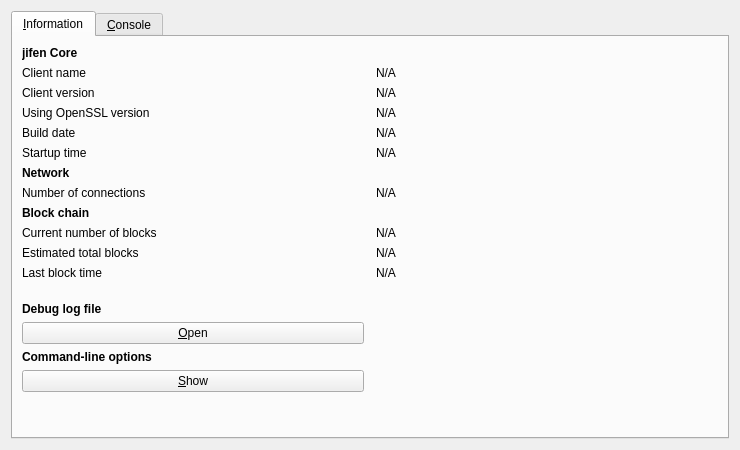
<?xml version="1.0" encoding="UTF-8"?>
<ui version="4.0">
 <class>RPCConsole</class>
 <widget class="QDialog" name="RPCConsole">
  <property name="geometry">
   <rect>
    <x>0</x>
    <y>0</y>
    <width>740</width>
    <height>450</height>
   </rect>
  </property>
  <property name="windowTitle">
   <string>jifen - Debug window</string>
  </property>
  <layout class="QVBoxLayout" name="verticalLayout_2">
   <item>
    <widget class="QTabWidget" name="tabWidget">
     <property name="currentIndex">
      <number>0</number>
     </property>
     <widget class="QWidget" name="tab_info">
      <attribute name="title">
       <string>&amp;Information</string>
      </attribute>
      <layout class="QGridLayout" name="gridLayout" columnstretch="0,0">
       <property name="horizontalSpacing">
        <number>12</number>
       </property>
       <item row="13" column="0">
        <widget class="QLabel" name="labelDebugLogfile">
         <property name="font">
          <font>
           <weight>75</weight>
           <bold>true</bold>
          </font>
         </property>
         <property name="text">
          <string>Debug log file</string>
         </property>
        </widget>
       </item>
       <item row="5" column="0">
        <widget class="QLabel" name="label_13">
         <property name="text">
          <string>Startup time</string>
         </property>
        </widget>
       </item>
       <item row="6" column="0">
        <widget class="QLabel" name="label_11">
         <property name="font">
          <font>
           <weight>75</weight>
           <bold>true</bold>
          </font>
         </property>
         <property name="text">
          <string>Network</string>
         </property>
        </widget>
       </item>
       <item row="5" column="1">
        <widget class="QLabel" name="startupTime">
         <property name="cursor">
          <cursorShape>IBeamCursor</cursorShape>
         </property>
         <property name="text">
          <string>N/A</string>
         </property>
         <property name="textFormat">
          <enum>Qt::PlainText</enum>
         </property>
         <property name="textInteractionFlags">
          <set>Qt::LinksAccessibleByMouse|Qt::TextSelectableByKeyboard|Qt::TextSelectableByMouse</set>
         </property>
        </widget>
       </item>
       <item row="1" column="0">
        <widget class="QLabel" name="label_5">
         <property name="text">
          <string>Client name</string>
         </property>
        </widget>
       </item>
       <item row="9" column="1">
        <widget class="QLabel" name="numberOfBlocks">
         <property name="cursor">
          <cursorShape>IBeamCursor</cursorShape>
         </property>
         <property name="text">
          <string>N/A</string>
         </property>
         <property name="textFormat">
          <enum>Qt::PlainText</enum>
         </property>
         <property name="textInteractionFlags">
          <set>Qt::LinksAccessibleByMouse|Qt::TextSelectableByKeyboard|Qt::TextSelectableByMouse</set>
         </property>
        </widget>
       </item>
       <item row="4" column="0">
        <widget class="QLabel" name="label_12">
         <property name="text">
          <string>Build date</string>
         </property>
        </widget>
       </item>
       <item row="16" column="0">
        <widget class="QPushButton" name="showCLOptionsButton">
         <property name="toolTip">
          <string>Show the jifen-Qt help message to get a list with possible jifen command-line options.</string>
         </property>
         <property name="text">
          <string>&amp;Show</string>
         </property>
         <property name="autoDefault">
          <bool>false</bool>
         </property>
        </widget>
       </item>
       <item row="9" column="0">
        <widget class="QLabel" name="label_3">
         <property name="text">
          <string>Current number of blocks</string>
         </property>
        </widget>
       </item>
       <item row="11" column="1">
        <widget class="QLabel" name="lastBlockTime">
         <property name="cursor">
          <cursorShape>IBeamCursor</cursorShape>
         </property>
         <property name="text">
          <string>N/A</string>
         </property>
         <property name="textFormat">
          <enum>Qt::PlainText</enum>
         </property>
         <property name="textInteractionFlags">
          <set>Qt::LinksAccessibleByMouse|Qt::TextSelectableByKeyboard|Qt::TextSelectableByMouse</set>
         </property>
        </widget>
       </item>
       <item row="4" column="1">
        <widget class="QLabel" name="buildDate">
         <property name="cursor">
          <cursorShape>IBeamCursor</cursorShape>
         </property>
         <property name="text">
          <string>N/A</string>
         </property>
         <property name="textFormat">
          <enum>Qt::PlainText</enum>
         </property>
         <property name="textInteractionFlags">
          <set>Qt::LinksAccessibleByMouse|Qt::TextSelectableByKeyboard|Qt::TextSelectableByMouse</set>
         </property>
        </widget>
       </item>
       <item row="2" column="0">
        <widget class="QLabel" name="label_6">
         <property name="text">
          <string>Client version</string>
         </property>
        </widget>
       </item>
       <item row="2" column="1">
        <widget class="QLabel" name="clientVersion">
         <property name="cursor">
          <cursorShape>IBeamCursor</cursorShape>
         </property>
         <property name="text">
          <string>N/A</string>
         </property>
         <property name="textFormat">
          <enum>Qt::PlainText</enum>
         </property>
         <property name="textInteractionFlags">
          <set>Qt::LinksAccessibleByMouse|Qt::TextSelectableByKeyboard|Qt::TextSelectableByMouse</set>
         </property>
        </widget>
       </item>
       <item row="1" column="1">
        <widget class="QLabel" name="clientName">
         <property name="cursor">
          <cursorShape>IBeamCursor</cursorShape>
         </property>
         <property name="text">
          <string>N/A</string>
         </property>
         <property name="textFormat">
          <enum>Qt::PlainText</enum>
         </property>
         <property name="textInteractionFlags">
          <set>Qt::LinksAccessibleByMouse|Qt::TextSelectableByKeyboard|Qt::TextSelectableByMouse</set>
         </property>
        </widget>
       </item>
       <item row="11" column="0">
        <widget class="QLabel" name="label_2">
         <property name="text">
          <string>Last block time</string>
         </property>
        </widget>
       </item>
       <item row="17" column="0">
        <spacer name="verticalSpacer">
         <property name="orientation">
          <enum>Qt::Vertical</enum>
         </property>
         <property name="sizeHint" stdset="0">
          <size>
           <width>20</width>
           <height>40</height>
          </size>
         </property>
        </spacer>
       </item>
       <item row="7" column="0">
        <widget class="QLabel" name="label_7">
         <property name="text">
          <string>Number of connections</string>
         </property>
        </widget>
       </item>
       <item row="15" column="0">
        <widget class="QLabel" name="labelCLOptions">
         <property name="font">
          <font>
           <weight>75</weight>
           <bold>true</bold>
          </font>
         </property>
         <property name="text">
          <string>Command-line options</string>
         </property>
        </widget>
       </item>
       <item row="10" column="1">
        <widget class="QLabel" name="totalBlocks">
         <property name="cursor">
          <cursorShape>IBeamCursor</cursorShape>
         </property>
         <property name="text">
          <string>N/A</string>
         </property>
         <property name="textFormat">
          <enum>Qt::PlainText</enum>
         </property>
         <property name="textInteractionFlags">
          <set>Qt::LinksAccessibleByMouse|Qt::TextSelectableByKeyboard|Qt::TextSelectableByMouse</set>
         </property>
        </widget>
       </item>
       <item row="7" column="1">
        <widget class="QLabel" name="numberOfConnections">
         <property name="cursor">
          <cursorShape>IBeamCursor</cursorShape>
         </property>
         <property name="text">
          <string>N/A</string>
         </property>
         <property name="textFormat">
          <enum>Qt::PlainText</enum>
         </property>
         <property name="textInteractionFlags">
          <set>Qt::LinksAccessibleByMouse|Qt::TextSelectableByKeyboard|Qt::TextSelectableByMouse</set>
         </property>
        </widget>
       </item>
       <item row="3" column="1">
        <widget class="QLabel" name="openSSLVersion">
         <property name="cursor">
          <cursorShape>IBeamCursor</cursorShape>
         </property>
         <property name="text">
          <string>N/A</string>
         </property>
         <property name="textFormat">
          <enum>Qt::PlainText</enum>
         </property>
         <property name="textInteractionFlags">
          <set>Qt::LinksAccessibleByMouse|Qt::TextSelectableByKeyboard|Qt::TextSelectableByMouse</set>
         </property>
        </widget>
       </item>
       <item row="8" column="0">
        <widget class="QLabel" name="label_10">
         <property name="font">
          <font>
           <weight>75</weight>
           <bold>true</bold>
          </font>
         </property>
         <property name="text">
          <string>Block chain</string>
         </property>
        </widget>
       </item>
       <item row="0" column="0">
        <widget class="QLabel" name="label_9">
         <property name="font">
          <font>
           <weight>75</weight>
           <bold>true</bold>
          </font>
         </property>
         <property name="text">
          <string>jifen Core</string>
         </property>
        </widget>
       </item>
       <item row="10" column="0">
        <widget class="QLabel" name="label_4">
         <property name="text">
          <string>Estimated total blocks</string>
         </property>
        </widget>
       </item>
       <item row="12" column="0">
        <spacer name="verticalSpacer_2">
         <property name="orientation">
          <enum>Qt::Vertical</enum>
         </property>
         <property name="sizeHint" stdset="0">
          <size>
           <width>20</width>
           <height>20</height>
          </size>
         </property>
        </spacer>
       </item>
       <item row="14" column="0">
        <widget class="QPushButton" name="openDebugLogfileButton">
         <property name="toolTip">
          <string>Open the jifen debug log file from the current data directory. This can take a few seconds for large log files.</string>
         </property>
         <property name="text">
          <string>&amp;Open</string>
         </property>
         <property name="autoDefault">
          <bool>false</bool>
         </property>
        </widget>
       </item>
       <item row="3" column="0">
        <widget class="QLabel" name="label_14">
         <property name="text">
          <string>Using OpenSSL version</string>
         </property>
         <property name="indent">
          <number>-1</number>
         </property>
        </widget>
       </item>
      </layout>
     </widget>
     <widget class="QWidget" name="tab_console">
      <attribute name="title">
       <string>&amp;Console</string>
      </attribute>
      <layout class="QVBoxLayout" name="verticalLayout_3">
       <property name="spacing">
        <number>3</number>
       </property>
       <item>
        <widget class="QTextEdit" name="messagesWidget">
         <property name="minimumSize">
          <size>
           <width>0</width>
           <height>100</height>
          </size>
         </property>
         <property name="readOnly">
          <bool>true</bool>
         </property>
         <property name="tabKeyNavigation" stdset="0">
          <bool>false</bool>
         </property>
         <property name="columnCount" stdset="0">
          <number>2</number>
         </property>
        </widget>
       </item>
       <item>
        <layout class="QHBoxLayout" name="horizontalLayout">
         <property name="spacing">
          <number>3</number>
         </property>
         <item>
          <widget class="QLabel" name="label">
           <property name="text">
            <string notr="true">&gt;</string>
           </property>
          </widget>
         </item>
         <item>
          <widget class="QLineEdit" name="lineEdit"/>
         </item>
         <item>
          <widget class="QPushButton" name="clearButton">
           <property name="maximumSize">
            <size>
             <width>24</width>
             <height>24</height>
            </size>
           </property>
           <property name="toolTip">
            <string>Clear console</string>
           </property>
           <property name="text">
            <string/>
           </property>
           <property name="icon">
            <iconset resource="../bitcoin.qrc">
             <normaloff>:/icons/remove</normaloff>:/icons/remove</iconset>
           </property>
           <property name="shortcut">
            <string notr="true">Ctrl+L</string>
           </property>
           <property name="autoDefault">
            <bool>false</bool>
           </property>
          </widget>
         </item>
        </layout>
       </item>
      </layout>
     </widget>
    </widget>
   </item>
  </layout>
 </widget>
 <resources>
  <include location="../bitcoin.qrc"/>
 </resources>
 <connections/>
</ui>
